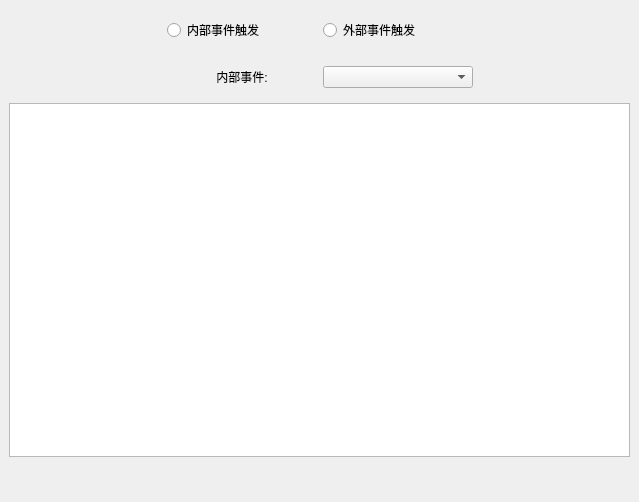
<?xml version="1.0" encoding="UTF-8"?>
<ui version="4.0">
 <class>MyStateSetDialog</class>
 <widget class="QDialog" name="MyStateSetDialog">
  <property name="geometry">
   <rect>
    <x>0</x>
    <y>0</y>
    <width>639</width>
    <height>502</height>
   </rect>
  </property>
  <property name="windowTitle">
   <string>Dialog</string>
  </property>
  <layout class="QVBoxLayout" name="verticalLayout">
   <property name="margin">
    <number>0</number>
   </property>
   <item>
    <widget class="QWidget" name="widget" native="true">
     <layout class="QVBoxLayout" name="verticalLayout_2">
      <item>
       <widget class="QWidget" name="widget_2" native="true">
        <layout class="QHBoxLayout" name="horizontalLayout">
         <item>
          <spacer name="horizontalSpacer">
           <property name="orientation">
            <enum>Qt::Horizontal</enum>
           </property>
           <property name="sizeHint" stdset="0">
            <size>
             <width>140</width>
             <height>20</height>
            </size>
           </property>
          </spacer>
         </item>
         <item>
          <widget class="QRadioButton" name="radioButton">
           <property name="minimumSize">
            <size>
             <width>150</width>
             <height>23</height>
            </size>
           </property>
           <property name="text">
            <string>内部事件触发</string>
           </property>
          </widget>
         </item>
         <item>
          <widget class="QRadioButton" name="radioButton_2">
           <property name="minimumSize">
            <size>
             <width>150</width>
             <height>23</height>
            </size>
           </property>
           <property name="text">
            <string>外部事件触发</string>
           </property>
          </widget>
         </item>
         <item>
          <spacer name="horizontalSpacer_2">
           <property name="orientation">
            <enum>Qt::Horizontal</enum>
           </property>
           <property name="sizeHint" stdset="0">
            <size>
             <width>139</width>
             <height>20</height>
            </size>
           </property>
          </spacer>
         </item>
        </layout>
       </widget>
      </item>
      <item>
       <widget class="QWidget" name="widget_3" native="true">
        <layout class="QHBoxLayout" name="horizontalLayout_2">
         <item>
          <spacer name="horizontalSpacer_5">
           <property name="orientation">
            <enum>Qt::Horizontal</enum>
           </property>
           <property name="sizeHint" stdset="0">
            <size>
             <width>40</width>
             <height>20</height>
            </size>
           </property>
          </spacer>
         </item>
         <item>
          <widget class="QLabel" name="label">
           <property name="minimumSize">
            <size>
             <width>150</width>
             <height>0</height>
            </size>
           </property>
           <property name="text">
            <string>内部事件:</string>
           </property>
           <property name="alignment">
            <set>Qt::AlignCenter</set>
           </property>
          </widget>
         </item>
         <item>
          <widget class="QComboBox" name="comboBox">
           <property name="minimumSize">
            <size>
             <width>150</width>
             <height>0</height>
            </size>
           </property>
          </widget>
         </item>
         <item>
          <spacer name="horizontalSpacer_6">
           <property name="orientation">
            <enum>Qt::Horizontal</enum>
           </property>
           <property name="sizeHint" stdset="0">
            <size>
             <width>40</width>
             <height>20</height>
            </size>
           </property>
          </spacer>
         </item>
        </layout>
       </widget>
      </item>
      <item>
       <widget class="QPlainTextEdit" name="plainTextEdit"/>
      </item>
      <item>
       <widget class="QWidget" name="widget_4" native="true">
        <property name="minimumSize">
         <size>
          <width>0</width>
          <height>30</height>
         </size>
        </property>
        <property name="maximumSize">
         <size>
          <width>16777215</width>
          <height>30</height>
         </size>
        </property>
       </widget>
      </item>
     </layout>
    </widget>
   </item>
  </layout>
 </widget>
 <resources/>
 <connections/>
</ui>
